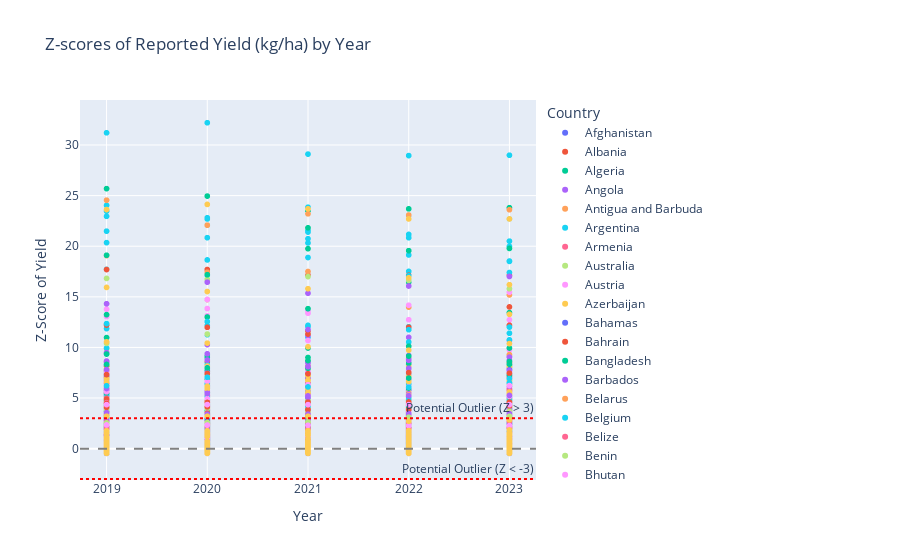

The notebook cell saved with this chart:
### Code cell
fig = px.scatter(
    cpp,
    x="Year",
    y="Yield_Z",
    color="Country",
    # hover_data=["Item", "Yield (kg/ha)", "Calculated_Yield_(kg/ha)", "Yield_Diff"],
    title="Z-scores of Reported Yield (kg/ha) by Year",
    labels={"Yield_Z": "Z-Score of Yield"}
)

fig.add_hline(y=0, line_dash="dash", line_color="gray")
fig.add_hline(y=3, line_dash="dot", line_color="red", annotation_text="Potential Outlier (Z > 3)")
fig.add_hline(y=-3, line_dash="dot", line_color="red", annotation_text="Potential Outlier (Z < -3)")

fig.show()
